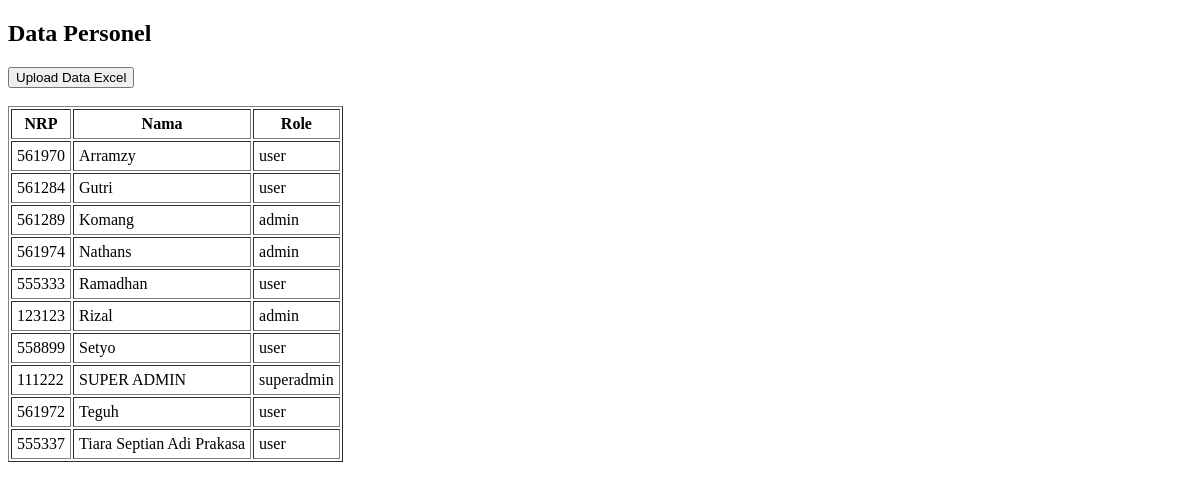
/admin/data_personel.php (signed in), run on an earlier commit of the app's database.
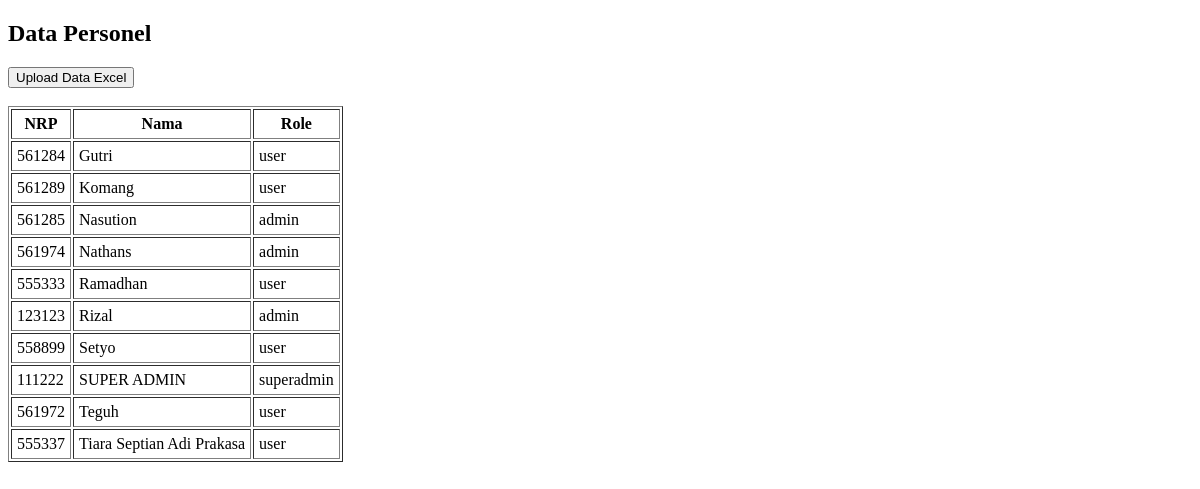
And on a later commit of the database.
### tables this page shows
CREATE TABLE `personel` (
  `id` int(11) NOT NULL,
  `nrp` varchar(50) NOT NULL,
  `nama` varchar(100) NOT NULL,
  `pangkat` varchar(50) DEFAULT NULL,
  `korps` varchar(50) DEFAULT NULL,
  `jabatan` varchar(100) DEFAULT NULL,
  `satker` varchar(100) DEFAULT NULL,
  `password` varchar(255) NOT NULL,
  `role` enum('admin','user','superadmin') DEFAULT 'user'
);

### admin/data_personel.php (the view, shortened to what this page needs)
<?php
require_once '../inc/db.php';
$stmt = $pdo->query("SELECT * FROM personel ORDER BY nama ASC");
$personel = $stmt->fetchAll();
?>
<!DOCTYPE html>
<html>
<head>
</head>
<body>
    <h2>Data Personel</h2>
    <a href="upload_personel.php"><button>Upload Data Excel</button></a>
    <br><br>
    <table border="1" cellpadding="5">
        <tr>
            <th>NRP</th>
            <th>Nama</th>
            <th>Role</th>
        </tr>
        <?php foreach ($personel as $p): ?>
        <tr>
            <td><?= $p['nrp'] ?></td>
            <td><?= $p['nama'] ?></td>
            <td><?= $p['role'] ?></td>
        </tr>
        <?php endforeach; ?>
    </table>
</body>
</html>

What changed in the data, as far as the page shows it:
removed personel: nrp "561970", nama "Arramzy", role "user"
changed personel "Komang": role "admin" → "user"
added personel: nrp "561285", nama "Nasution", role "admin"
